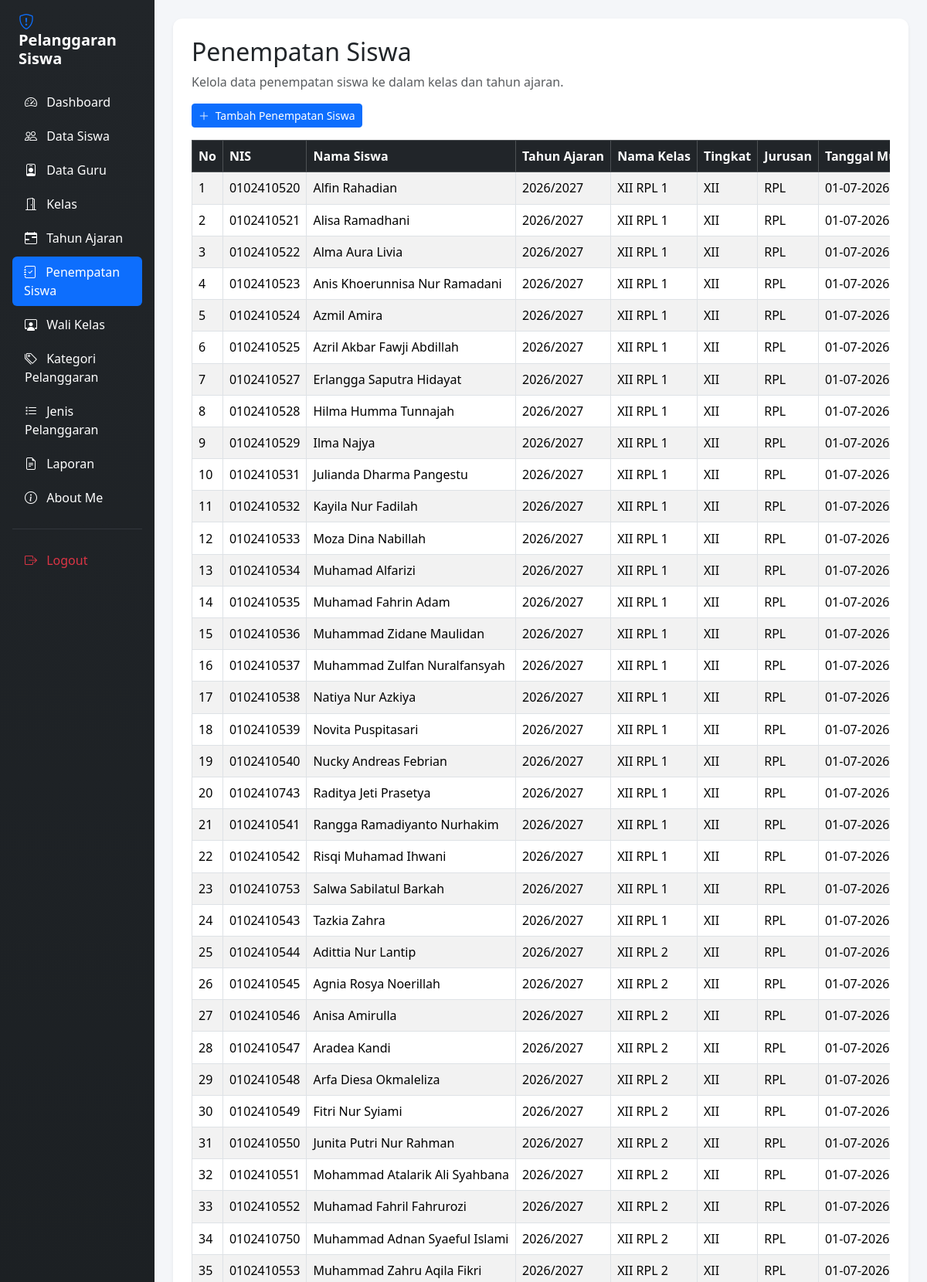
/penepatan_siswa.php (signed in, upper part), run on the app's committed database.
### tables this page shows
CREATE TABLE `t_kelas_siswa` (
  `id` int(11) NOT NULL,
  `siswa_id` int(11) DEFAULT NULL,
  `tahun_ajaran_id` int(11) DEFAULT NULL,
  `kelas_id` int(11) DEFAULT NULL,
  `tanggal_mulai` date NOT NULL,
  `tanggal_selesai` date NOT NULL,
  `status_aktif` tinyint(1) NOT NULL,
  `created_at` timestamp NOT NULL DEFAULT current_timestamp(),
  `updated_at` timestamp NOT NULL DEFAULT current_timestamp()
);

CREATE TABLE `t_siswa` (
  `id` int(11) NOT NULL,
  `nis` varchar(10) DEFAULT NULL,
  `nisn` varchar(10) NOT NULL,
  `nama` varchar(150) DEFAULT NULL,
  `jenis_kelamin` char(1) NOT NULL,
  `tanggal_lahir` date NOT NULL,
  `alamat` text NOT NULL,
  `status_aktif` tinyint(1) NOT NULL,
  `created_at` timestamp NOT NULL DEFAULT current_timestamp(),
  `updated_at` timestamp NOT NULL DEFAULT current_timestamp()
);

CREATE TABLE `t_tahun_ajaran` (
  `id` int(11) NOT NULL,
  `nama` varchar(20) DEFAULT NULL,
  `tanggal_mulai` date NOT NULL,
  `tanggal_selesai` date NOT NULL,
  `status_aktif` tinyint(1) NOT NULL,
  `created_at` timestamp NOT NULL DEFAULT current_timestamp(),
  `updated_at` timestamp NOT NULL DEFAULT current_timestamp()
);

CREATE TABLE `t_kelas` (
  `id` int(11) NOT NULL,
  `nama` varchar(100) DEFAULT NULL,
  `tingkat` varchar(20) NOT NULL,
  `jurusan` varchar(100) NOT NULL,
  `status_aktif` tinyint(1) NOT NULL,
  `created_at` timestamp NOT NULL DEFAULT current_timestamp(),
  `updated_at` timestamp NOT NULL DEFAULT current_timestamp()
);

### penepatan_siswa.php (the view, shortened to what this page needs)
<?php
include "config/koneksi.php";
$sql = "
    SELECT
        ks.id,
        ks.tanggal_mulai,
        ks.tanggal_selesai,
        ks.status_aktif AS status_penempatan,
        s.nis,
        s.nama AS nama_siswa,
        k.nama AS nama_kelas,
        k.tingkat,
        k.jurusan,
        ta.nama AS tahun_ajaran
    FROM t_kelas_siswa ks
    LEFT JOIN t_siswa s
        ON ks.siswa_id = s.id
    LEFT JOIN t_kelas k
        ON ks.kelas_id = k.id
    LEFT JOIN t_tahun_ajaran ta
        ON ks.tahun_ajaran_id = ta.id
    ORDER BY s.id ASC
";
$query = mysqli_query($koneksi, $sql);
?>
<!DOCTYPE html>
<html lang="id">
<head>
    <link href="https://cdn.jsdelivr.net/npm/bootstrap@5.3.3/dist/css/bootstrap.min.css" rel="stylesheet">
    <link href="https://cdn.jsdelivr.net/npm/bootstrap-icons@1.11.3/font/bootstrap-icons.min.css" rel="stylesheet">
    <link href="https://cdn.datatables.net/2.3.4/css/dataTables.bootstrap5.min.css" rel="stylesheet">
</head>
<body>
<div class="container-fluid">
    <div class="row">
        <div class="col-md-3 col-lg-2 sidebar p-3 min-vh-100">
            <h4 class="text-white mb-4 fw-bold fs-5 px-2">
                <i class="bi bi-shield-exclamation text-primary me-2"></i>
                Pelanggaran Siswa
            </h4>
            <ul class="nav nav-pills flex-column gap-1">
                <li class="nav-item">
                    <a href="dashboard.php" class="nav-link text-white">
                        <i class="bi bi-speedometer2 me-2"></i>
                        Dashboard
                    </a>
                </li>
                <li class="nav-item">
                    <a href="data_siswa.php" class="nav-link text-white">
                        <i class="bi bi-people me-2"></i>
                        Data Siswa
                    </a>
                </li>
                <li class="nav-item">
                    <a href="data_guru.php" class="nav-link text-white">
                        <i class="bi bi-person-badge me-2"></i>
                        Data Guru
                    </a>
                </li>
                <li class="nav-item">
                    <a href="kelas.php" class="nav-link text-white">
                        <i class="bi bi-door-open me-2"></i>
                        Kelas
                    </a>
                </li>
                <li class="nav-item">
                    <a href="tahun_ajaran.php" class="nav-link text-white">
                        <i class="bi bi-calendar-range me-2"></i>
                        Tahun Ajaran
                    </a>
                </li>
                <li class="nav-item">
                    <a href="penempatan_siswa.php" class="nav-link active">
                        <i class="bi bi-journal-check me-2"></i>
                        Penempatan Siswa
                    </a>
                </li>
                <li class="nav-item">
                    <a href="wali_kelas.php" class="nav-link text-white">
                        <i class="bi bi-person-workspace me-2"></i>
                        Wali Kelas
                    </a>
                </li>
                <li class="nav-item">
                    <a href="kategori_pelanggaran.php" class="nav-link text-white">
                        <i class="bi bi-tags me-2"></i>
                        Kategori Pelanggaran
                    </a>
                </li>
                <li class="nav-item">
                    <a href="jenis_pelanggaran.php" class="nav-link text-white">
                        <i class="bi bi-list-task me-2"></i>
                        Jenis Pelanggaran
                    </a>
                </li>
                <li class="nav-item">
                    <a href="laporan.php" class="nav-link text-white">
                        <i class="bi bi-file-earmark-text me-2"></i>
                        Laporan
                    </a>
                </li>
                <li class="nav-item">
                    <a href="aboutme.php" class="nav-link text-white">
                        <i class="bi bi-info-circle me-2"></i>
                        About Me
                    </a>
                </li>
                <hr class="text-secondary my-3">
                <li class="nav-item">
                    <a href="logout.php" class="nav-link text-danger">
                        <i class="bi bi-box-arrow-right me-2"></i>
                        Logout
                    </a>
                </li>
            </ul>
        </div>
        <main class="col-md-9 col-lg-10 p-4">
            <div class="card shadow-sm p-4 bg-white">
                <h2>Penempatan Siswa</h2>
                <p class="text-muted">
                    Kelola data penempatan siswa ke dalam kelas dan tahun ajaran.
                </p>
                <div class="mb-3 no-print">
                    <a href="tambah_penempatan_siswa.php"
                       class="btn btn-primary btn-sm">
                        <i class="bi bi-plus-lg me-1"></i>
                        Tambah Penempatan Siswa
                    </a>
                </div>
                <div class="table-responsive">
                    <table id="tabelPenempatan"
                           class="table table-bordered table-striped table-hover w-100 align-middle">
                        <thead class="table-dark">
                            <tr>
                                <th>No</th>
                                <th>NIS</th>
                                <th>Nama Siswa</th>
                                <th>Tahun Ajaran</th>
                                <th>Nama Kelas</th>
                                <th>Tingkat</th>
                                <th>Jurusan</th>
                                <th>Tanggal Mulai</th>
                            </tr>
                        </thead>
                        <tbody>
                            <?php
                            $no = 1;
                            $urutanTingkat = [
                                'X' => 10,
                                'XI' => 11,
                                'XII' => 12
                            ];
                            while ($row = mysqli_fetch_assoc($query)) {
                                $namaKelas = trim($row['nama_kelas'] ?? '');
                                $tingkat = strtoupper(trim($row['tingkat'] ?? ''));
                                $kelasSearch = strtoupper(
                                    preg_replace('/\s+/', '', $namaKelas)
                                );
                                $nomorTingkat = $urutanTingkat[$tingkat] ?? 99;
                                $nomorKelas = 0;
                                if (preg_match('/(\d+)$/', $namaKelas, $match)) {
                                    $nomorKelas = (int)$match[1];
                                }
                                $kunciUrut = sprintf(
                                    '%02d-%s-%05d',
                                    $nomorTingkat,
                                    strtoupper($row['jurusan'] ?? ''),
                                    $nomorKelas
                                );
                            ?>
                                <tr>
                                    <td>
                                        <?= $no++; ?>
                                    </td>
                                    <td>
                                        <?= htmlspecialchars($row['nis'] ?? '-'); ?>
                                    </td>
                                    <td>
                                        <?= htmlspecialchars($row['nama_siswa'] ?? '-'); ?>
                                    </td>
                                    <td>
                                        <?= htmlspecialchars($row['tahun_ajaran'] ?? '-'); ?>
                                    </td>
                                    <td
                                        data-search="<?= htmlspecialchars($kelasSearch, ENT_QUOTES, 'UTF-8'); ?>"
                                        data-order="<?= htmlspecialchars($kunciUrut, ENT_QUOTES, 'UTF-8'); ?>"
                                    >
                                        <?= htmlspecialchars($namaKelas ?: '-'); ?>
                                    </td>
                                    <td>
                                        <?= htmlspecialchars($row['tingkat'] ?? '-'); ?>
                                    </td>
                                    <td>
                                        <?= htmlspecialchars($row['jurusan'] ?? '-'); ?>
                                    </td>
                                    <td>
                                        <?= !empty($row['tanggal_mulai'])
                                            ? date('d-m-Y', strtotime($row['tanggal_mulai']))
                                            : '-'; ?>
                                    </td>
                                </tr>
                            <?php } ?>
                        </tbody>
                    </table>
                </div>
            </div>
        </main>
    </div>
</div>
</body>
</html>

### penepatan_siswa.php (style rules this page uses)
body { background-color: #f4f6f9; }
.nav-link { transition: all 0.3s ease; border-radius: 6px; }
.nav-link:hover, .nav-link.active { background-color: #0d6efd !important; color: white !important; padding-left: 15px; }
#tabelPenempatan th, #tabelPenempatan td { vertical-align: middle; white-space: nowrap; }
.card { border: none; border-radius: 12px; }
.sidebar { background: linear-gradient(180deg, #212529 0%, #1a1e21 100%); }

### data on the page
t_kelas_siswa: siswa.nis "0102410520", siswa.nama "Alfin Rahadian", tahun_ajaran.nama "2026/2027", kelas.nama "XII RPL 1", kelas.tingkat "XII", kelas.jurusan "RPL", tanggal_mulai "01-07-2026"
t_kelas_siswa: siswa.nis "0102410521", siswa.nama "Alisa Ramadhani", tahun_ajaran.nama "2026/2027", kelas.nama "XII RPL 1", kelas.tingkat "XII", kelas.jurusan "RPL", tanggal_mulai "01-07-2026"
t_kelas_siswa: siswa.nis "0102410522", siswa.nama "Alma Aura Livia", tahun_ajaran.nama "2026/2027", kelas.nama "XII RPL 1", kelas.tingkat "XII", kelas.jurusan "RPL", tanggal_mulai "01-07-2026"
t_kelas_siswa: siswa.nis "0102410523", siswa.nama "Anis Khoerunnisa Nur Ramadani", tahun_ajaran.nama "2026/2027", kelas.nama "XII RPL 1", kelas.tingkat "XII", kelas.jurusan "RPL", tanggal_mulai "01-07-2026"
t_kelas_siswa: siswa.nis "0102410524", siswa.nama "Azmil Amira", tahun_ajaran.nama "2026/2027", kelas.nama "XII RPL 1", kelas.tingkat "XII", kelas.jurusan "RPL", tanggal_mulai "01-07-2026"
t_kelas_siswa: siswa.nis "0102410525", siswa.nama "Azril Akbar Fawji Abdillah", tahun_ajaran.nama "2026/2027", kelas.nama "XII RPL 1", kelas.tingkat "XII", kelas.jurusan "RPL", tanggal_mulai "01-07-2026"
t_kelas_siswa: siswa.nis "0102410527", siswa.nama "Erlangga Saputra Hidayat", tahun_ajaran.nama "2026/2027", kelas.nama "XII RPL 1", kelas.tingkat "XII", kelas.jurusan "RPL", tanggal_mulai "01-07-2026"
t_kelas_siswa: siswa.nis "0102410528", siswa.nama "Hilma Humma Tunnajah", tahun_ajaran.nama "2026/2027", kelas.nama "XII RPL 1", kelas.tingkat "XII", kelas.jurusan "RPL", tanggal_mulai "01-07-2026"
t_kelas_siswa: siswa.nis "0102410529", siswa.nama "Ilma Najya", tahun_ajaran.nama "2026/2027", kelas.nama "XII RPL 1", kelas.tingkat "XII", kelas.jurusan "RPL", tanggal_mulai "01-07-2026"
t_kelas_siswa: siswa.nis "0102410531", siswa.nama "Julianda Dharma Pangestu", tahun_ajaran.nama "2026/2027", kelas.nama "XII RPL 1", kelas.tingkat "XII", kelas.jurusan "RPL", tanggal_mulai "01-07-2026"
t_kelas_siswa: siswa.nis "0102410532", siswa.nama "Kayila Nur Fadilah", tahun_ajaran.nama "2026/2027", kelas.nama "XII RPL 1", kelas.tingkat "XII", kelas.jurusan "RPL", tanggal_mulai "01-07-2026"
t_kelas_siswa: siswa.nis "0102410533", siswa.nama "Moza Dina Nabillah", tahun_ajaran.nama "2026/2027", kelas.nama "XII RPL 1", kelas.tingkat "XII", kelas.jurusan "RPL", tanggal_mulai "01-07-2026"
t_kelas_siswa: siswa.nis "0102410534", siswa.nama "Muhamad Alfarizi", tahun_ajaran.nama "2026/2027", kelas.nama "XII RPL 1", kelas.tingkat "XII", kelas.jurusan "RPL", tanggal_mulai "01-07-2026"
t_kelas_siswa: siswa.nis "0102410535", siswa.nama "Muhamad Fahrin Adam", tahun_ajaran.nama "2026/2027", kelas.nama "XII RPL 1", kelas.tingkat "XII", kelas.jurusan "RPL", tanggal_mulai "01-07-2026"
t_kelas_siswa: siswa.nis "0102410536", siswa.nama "Muhammad Zidane Maulidan", tahun_ajaran.nama "2026/2027", kelas.nama "XII RPL 1", kelas.tingkat "XII", kelas.jurusan "RPL", tanggal_mulai "01-07-2026"
t_kelas_siswa: siswa.nis "0102410537", siswa.nama "Muhammad Zulfan Nuralfansyah", tahun_ajaran.nama "2026/2027", kelas.nama "XII RPL 1", kelas.tingkat "XII", kelas.jurusan "RPL", tanggal_mulai "01-07-2026"
t_kelas_siswa: siswa.nis "0102410538", siswa.nama "Natiya Nur Azkiya", tahun_ajaran.nama "2026/2027", kelas.nama "XII RPL 1", kelas.tingkat "XII", kelas.jurusan "RPL", tanggal_mulai "01-07-2026"
t_kelas_siswa: siswa.nis "0102410539", siswa.nama "Novita Puspitasari", tahun_ajaran.nama "2026/2027", kelas.nama "XII RPL 1", kelas.tingkat "XII", kelas.jurusan "RPL", tanggal_mulai "01-07-2026"
t_kelas_siswa: siswa.nis "0102410540", siswa.nama "Nucky Andreas Febrian", tahun_ajaran.nama "2026/2027", kelas.nama "XII RPL 1", kelas.tingkat "XII", kelas.jurusan "RPL", tanggal_mulai "01-07-2026"
t_kelas_siswa: siswa.nis "0102410743", siswa.nama "Raditya Jeti Prasetya", tahun_ajaran.nama "2026/2027", kelas.nama "XII RPL 1", kelas.tingkat "XII", kelas.jurusan "RPL", tanggal_mulai "01-07-2026"
t_kelas_siswa: siswa.nis "0102410541", siswa.nama "Rangga Ramadiyanto Nurhakim", tahun_ajaran.nama "2026/2027", kelas.nama "XII RPL 1", kelas.tingkat "XII", kelas.jurusan "RPL", tanggal_mulai "01-07-2026"
t_kelas_siswa: siswa.nis "0102410542", siswa.nama "Risqi Muhamad Ihwani", tahun_ajaran.nama "2026/2027", kelas.nama "XII RPL 1", kelas.tingkat "XII", kelas.jurusan "RPL", tanggal_mulai "01-07-2026"
t_kelas_siswa: siswa.nis "0102410753", siswa.nama "Salwa Sabilatul Barkah", tahun_ajaran.nama "2026/2027", kelas.nama "XII RPL 1", kelas.tingkat "XII", kelas.jurusan "RPL", tanggal_mulai "01-07-2026"
t_kelas_siswa: siswa.nis "0102410543", siswa.nama "Tazkia Zahra", tahun_ajaran.nama "2026/2027", kelas.nama "XII RPL 1", kelas.tingkat "XII", kelas.jurusan "RPL", tanggal_mulai "01-07-2026"
t_kelas_siswa: siswa.nis "0102410544", siswa.nama "Adittia Nur Lantip", tahun_ajaran.nama "2026/2027", kelas.nama "XII RPL 2", kelas.tingkat "XII", kelas.jurusan "RPL", tanggal_mulai "01-07-2026"
t_kelas_siswa: siswa.nis "0102410545", siswa.nama "Agnia Rosya Noerillah", tahun_ajaran.nama "2026/2027", kelas.nama "XII RPL 2", kelas.tingkat "XII", kelas.jurusan "RPL", tanggal_mulai "01-07-2026"
t_kelas_siswa: siswa.nis "0102410546", siswa.nama "Anisa Amirulla", tahun_ajaran.nama "2026/2027", kelas.nama "XII RPL 2", kelas.tingkat "XII", kelas.jurusan "RPL", tanggal_mulai "01-07-2026"
t_kelas_siswa: siswa.nis "0102410547", siswa.nama "Aradea Kandi", tahun_ajaran.nama "2026/2027", kelas.nama "XII RPL 2", kelas.tingkat "XII", kelas.jurusan "RPL", tanggal_mulai "01-07-2026"
t_kelas_siswa: siswa.nis "0102410548", siswa.nama "Arfa Diesa Okmaleliza", tahun_ajaran.nama "2026/2027", kelas.nama "XII RPL 2", kelas.tingkat "XII", kelas.jurusan "RPL", tanggal_mulai "01-07-2026"
t_kelas_siswa: siswa.nis "0102410549", siswa.nama "Fitri Nur Syiami", tahun_ajaran.nama "2026/2027", kelas.nama "XII RPL 2", kelas.tingkat "XII", kelas.jurusan "RPL", tanggal_mulai "01-07-2026"
t_kelas_siswa: siswa.nis "0102410550", siswa.nama "Junita Putri Nur Rahman", tahun_ajaran.nama "2026/2027", kelas.nama "XII RPL 2", kelas.tingkat "XII", kelas.jurusan "RPL", tanggal_mulai "01-07-2026"
t_kelas_siswa: siswa.nis "0102410551", siswa.nama "Mohammad Atalarik Ali Syahbana", tahun_ajaran.nama "2026/2027", kelas.nama "XII RPL 2", kelas.tingkat "XII", kelas.jurusan "RPL", tanggal_mulai "01-07-2026"
t_kelas_siswa: siswa.nis "0102410552", siswa.nama "Muhamad Fahril Fahrurozi", tahun_ajaran.nama "2026/2027", kelas.nama "XII RPL 2", kelas.tingkat "XII", kelas.jurusan "RPL", tanggal_mulai "01-07-2026"
t_kelas_siswa: siswa.nis "0102410750", siswa.nama "Muhammad Adnan Syaeful Islami", tahun_ajaran.nama "2026/2027", kelas.nama "XII RPL 2", kelas.tingkat "XII", kelas.jurusan "RPL", tanggal_mulai "01-07-2026"
t_kelas_siswa: siswa.nis "0102410553", siswa.nama "Muhammad Zahru Aqila Fikri", tahun_ajaran.nama "2026/2027", kelas.nama "XII RPL 2", kelas.tingkat "XII", kelas.jurusan "RPL", tanggal_mulai "01-07-2026"
